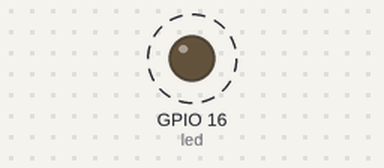
A program run on a simulated ESP8266 board running MicroPython. Parts: output pins drawn as LEDs (lit = HIGH). Dashed ring = blinking.

Above: at 0.5 s.
Timing chart, 0 to 4.6 s (numbered marks = the images above):
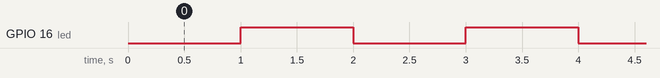

The program:

02_Knipperende_LED_STRIP_DOCENT.py
```python
from machine import Pin
import time

SLEEP = 1        # 1 seconden
ONBOARD_LED = 16 # GPIO16 on WeMos voor LEDSTRIP

led = Pin( ONBOARD_LED, Pin.OUT )

while True:
    led.off()
    time.sleep( SLEEP )
    led.on()
    time.sleep( SLEEP )


    
```

Measured:
- by itself, GPIO 16 (led): alternates HIGH for 1.0 s and LOW for 1.0 s
